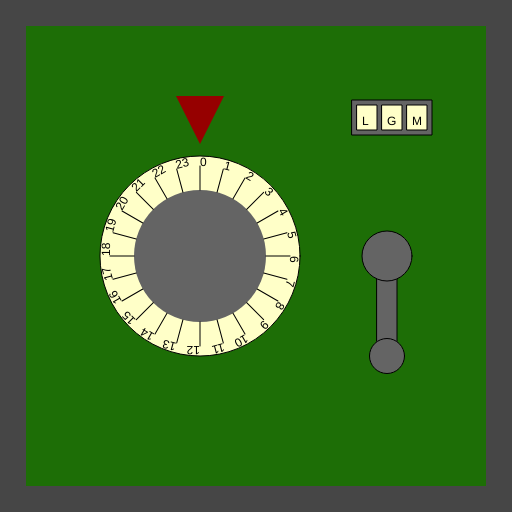
Frame 1 (no input)
Frame 60 (no input): identical to frame 1, image omitted
Frame 120 (the mouse pressed at the canvas centre since frame 60): identical to frame 1, image omitted

The p5.js sketch that drew this single still picture (run headless with seeded random() and noise() and a simulated clock; from frame 60 on, the mouse is pressed at the canvas centre):

// p5.js sketch
// ── sketch.js
/*

Officer: 5031189
CaseNum: 303-1-85598663-5031189

Case 303 - The Case of the Crooked Attorney
Stage 2 - Torvalds' House

This safe is in Torvalds’ home study. Be careful. If you get caught, I don’t know you !

Crack this safe by doing the following:

	When the mouse button is released:
	- Increment CrypticStorageKeyA by 3

	When any key is pressed:
	- Decrement CrypticStorageKeyB by 3

	Whilst the mouse is moving:
	- Make CrypticStorageKeyC equal to the string "LGM"

	When any key is released:
	- Make CrypticStorageKeyC equal to the string "RQR"



This time you'll need to create the relevant event handlers yourself.

There are many possible ways of investigating this case, but you
should use ONLY the following commands:

	- The assignment operator aka. the equals sign !
	- Incrementing +=
	- Decrementing -=

*/

//declare the variables

var CrypticStorageKeyA;
var CrypticStorageKeyB;
var CrypticStorageKeyC;

function preload() {
   //IMAGES WILL BE LOADED HERE
}

function setup() {
   createCanvas(512, 512);

   //initialise the variables
   CrypticStorageKeyA = 0;
   CrypticStorageKeyB = 0;
   CrypticStorageKeyC = '';
}

///////////////////EVENT HANDLERS///////////////////

//Create event handlers here to open the safe ...
function mouseReleased() {
   CrypticStorageKeyA += 3;
}

function keyPressed() {
   CrypticStorageKeyB -= 3;
}

function mouseMoved() {
   CrypticStorageKeyC = 'LGM';
}

function keyReleased() {
   CrypticStorageKeyC = 'RQR';
}

///////////////DO NOT CHANGE CODE BELOW THIS POINT///////////////////

function draw() {
   //Draw the safe door
   background(70);
   noStroke();
   fill(29, 110, 6);
   rect(26, 26, width - 52, width - 52);

   //Draw the combination dial
   push();
   translate(200, height / 2);
   drawDial(200, CrypticStorageKeyA, 24);
   pop();

   //Draw the lever
   push();
   translate(width - 125, 256);
   drawLever(CrypticStorageKeyB);
   pop();

   //Draw the spinner
   push();
   translate(width - 120, 100);
   drawSpinner(3, CrypticStorageKeyC);
   pop();
}

function drawDial(diameter, num, maxNum) {
   //the combination lock

   var r = diameter * 0.5;
   var p = r * 0.6;

   stroke(0);
   fill(255, 255, 200);
   ellipse(0, 0, diameter, diameter);
   fill(100);
   noStroke();
   ellipse(0, 0, diameter * 0.66, diameter * 0.66);
   fill(150, 0, 0);
   triangle(-p * 0.4, -r - p, p * 0.4, -r - p, 0, -r - p / 5);

   noStroke();

   push();
   var inc = 360 / maxNum;

   rotate(radians(-num * inc));
   for (var i = 0; i < maxNum; i++) {
      push();
      rotate(radians(i * inc));
      stroke(0);
      line(0, -r * 0.66, 0, -(r - 10));
      noStroke();
      fill(0);
      text(i, 0, -(r - 10));
      pop();
   }

   pop();
}

function drawLever(rot) {
   push();
   rotate(radians(-rot));
   stroke(0);
   fill(100);
   rect(-10, 0, 20, 100);
   ellipse(0, 0, 50, 50);
   ellipse(0, 100, 35, 35);
   pop();
}

function drawSpinner(numSpinners, val) {
   var sw = 20;
   var ow = (sw + 5) * numSpinners + 5;
   stroke(0);
   fill(100);
   rect(-ow / 2, 0, ow, 35);
   if (typeof val == 'number') {
      val = floor(val).toString(); //convert to string
   }

   for (var d = numSpinners - val.length; d > 0; d--) {
      val = '-' + val;
   }

   for (var i = 0; i < numSpinners; i++) {
      stroke(0);
      fill(255, 255, 200);
      rect(-ow / 2 + i * (sw + 5) + 5, 5, 20, 25);
      fill(0);
      noStroke();
      text(val[i], -ow / 2 + sw / 2 + i * (sw + 5), 25);
   }
}
